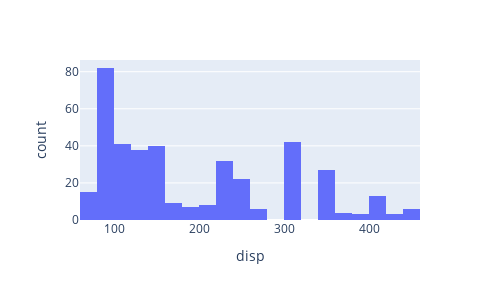

Notebook code for this chart:
### Markdown cell above
# Insight:
most of the cars are from origin 1

### Code cell
px.histogram(df, x="disp", width=500, height=300)

### Figure 1 — Plotly figure (JSON) as saved in the notebook; plotly's stock layout.template omitted (floating-point values rounded to 4 significant figures; data arrays with more than 128 entries replaced by an {"elided": "..."} marker saying what was removed)
{"data": [{"alignmentgroup": "True", "bingroup": "x", "hovertemplate": "disp=%{x}<br>count=%{y}<extra></extra>", "legendgroup": "", "marker": {"color": "#636efa"}, "name": "", "offsetgroup": "", "orientation": "v", "showlegend": false, "type": "histogram", "x": {"elided": "398 float values"}, "xaxis": "x", "yaxis": "y"}], "layout": {"barmode": "relative", "height": 300, "legend": {"tracegroupgap": 0}, "margin": {"t": 60}, "width": 500, "xaxis": {"anchor": "y", "domain": [0, 1], "title": {"text": "disp"}}, "yaxis": {"anchor": "x", "domain": [0, 1], "title": {"text": "count"}}}}
